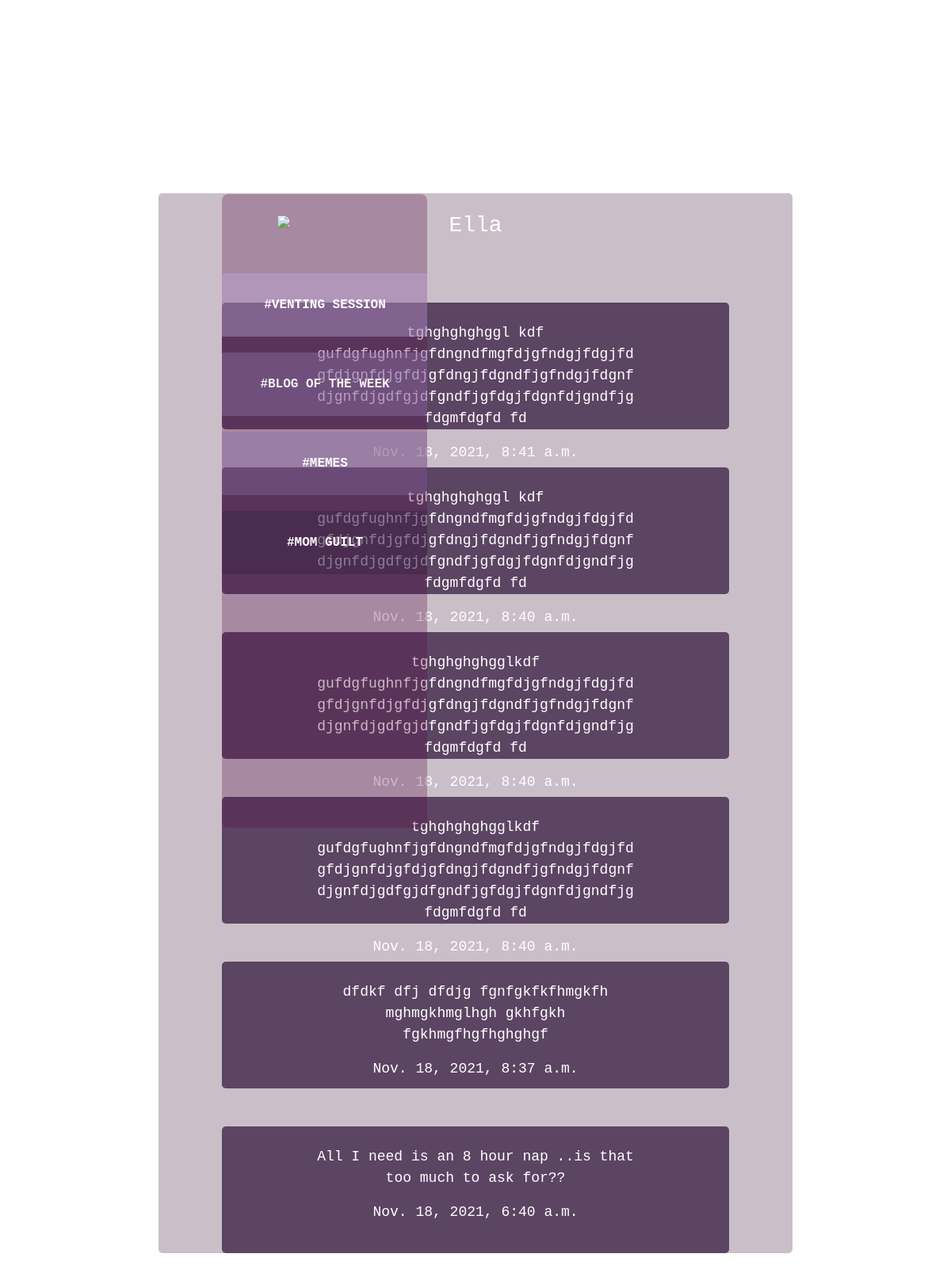
Before: /profile/4/ with the older database file.
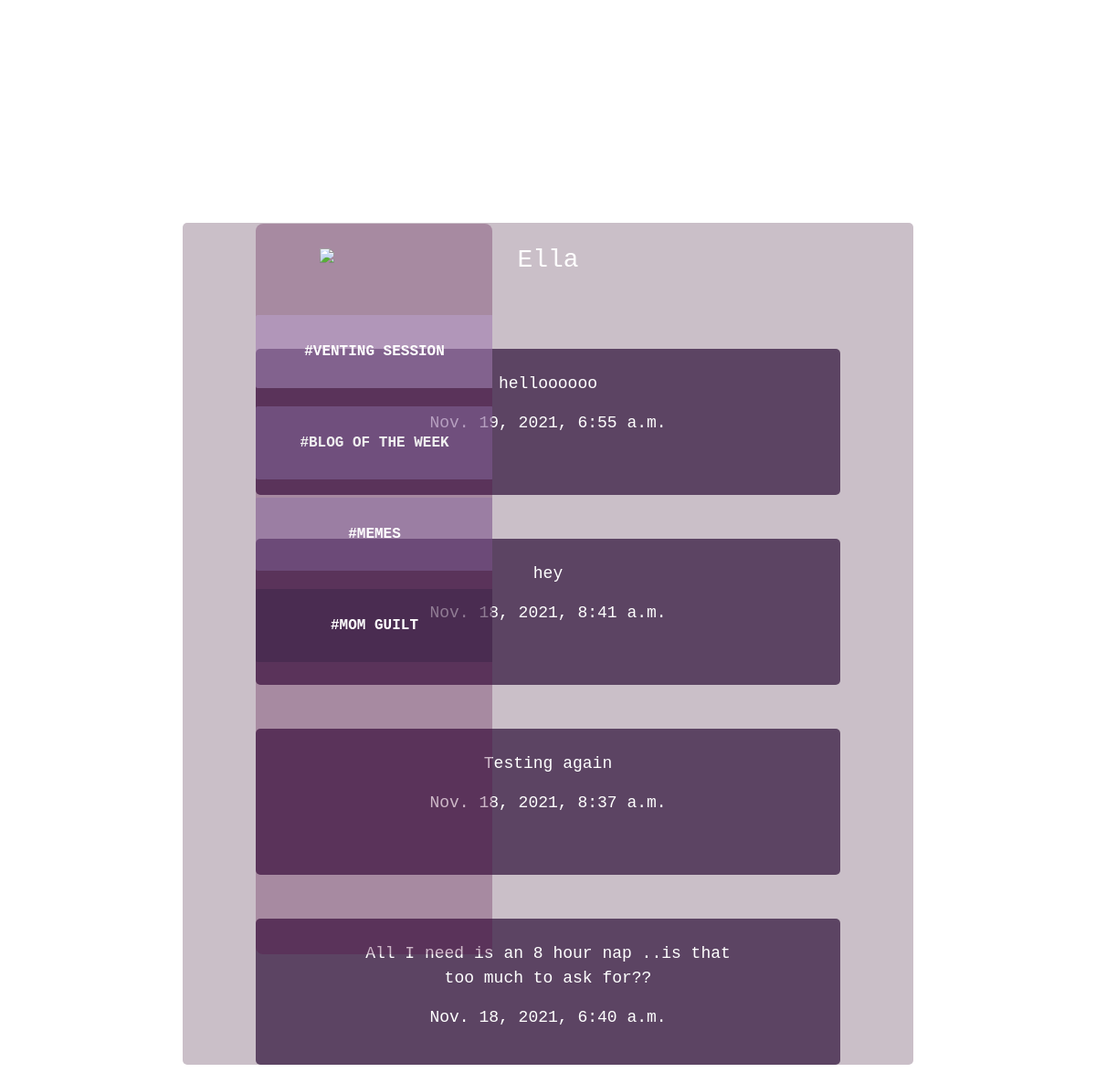
After: the same page with the newer database file.
### main_app/models.py (models this page shows)
class Post(models.Model):
    body = models.TextField()
    created_at = models.DateTimeField(auto_now_add=True)
    mama = models.ForeignKey(User, on_delete=models.CASCADE)

### main_app/views.py (the view)
# urls.py: path('profile/<int:pk>/', views.Profile.as_view(), name="profile"),
class Profile(TemplateView):
    def get(self, request, pk, *args, **kwargs):
        profile = UserProfile.objects.get(pk=pk)
        user = profile.user
        posts = Post.objects.filter(mama=user).order_by('-created_at')
        context = {
            'user': user,
            'profile': profile,
            'posts': posts
        }
        return render(request, 'profile.html', context)

### main_app/templates/profile.html (shortened to what this page needs)
{% extends 'base.html' %}
{% block content %}
{% include 'sidebar.html' %}
<body class="feed" style="background-image: url('https://imgur.com/Sz7NTZC.png');
background-position: center;
background-repeat: no-repeat;
background-size: cover;
padding-top: 100px;
background-attachment: fixed;
">
<div class="container"
style="background-color: rgba(49, 6, 39, 0.253);
    width: 50rem; align-items:center;border-radius: 5px;
   ">
    <div class="row justify-content-center mt-5"
    style="color:white;
     font-family: 'Courier New', Courier, monospace;
     text-align: center;
     font-weight: bolder;
     font-size: 30px;
    ">
            {% if profile.name %}
            <h3 class="py-4">{{ profile.name }}
                <span>
                    {% if request.user == user %}
                    {% endif %}
                </span>
                {% else %}
                <h3 class="py-4">{{ user.username }}
                </h3>
                {% endif %}
        </div>
    {% for post in posts %}
    <div class="row justify-content-center mt-5"
    style="width: 40rem; height: 10rem; text-align: center; margin: 0 auto; float: none; margin-bottom: 20px;
        background-color: rgba(32, 1, 42, 0.644);
        position: sticky;
        font-family: 'Courier New', Courier, monospace;
        color:rgb(255, 255, 255);border-radius: 5px;
        font-size: 18px;
        padding-top: 25px;
        overflow-wrap:break-word;
        ">
        <div class="col-md-8 col-sm-12 position-relative" style="text-align: center;">
            <p>{{ post.body }}</p>
            <p>{{ post.created_at }}</p>
        </div>
    </div>
    {% endfor %}
</div>
{% endblock content %}

Changed rows visible on the page:
removed Post: body "tghghghghggl kdf gufdgfughnfjgfdngndfmgfdjgfndgjfdgjfdgfdjgnfdjgfdjgfdngjfdgndfjgfndgjfdgnfdjgnfdjgdfgjdfgndfjgfdgjfdgnfdjgndfjgfdgmfdgfd fd", created_at "Nov. 18, 2021, 8:40 a.m."
removed Post: body "tghghghghgglkdf gufdgfughnfjgfdngndfmgfdjgfndgjfdgjfdgfdjgnfdjgfdjgfdngjfdgndfjgfndgjfdgnfdjgnfdjgdfgjdfgndfjgfdgjfdgnfdjgndfjgfdgmfdgfd fd", created_at "Nov. 18, 2021, 8:40 a.m."
removed Post: body "tghghghghgglkdf gufdgfughnfjgfdngndfmgfdjgfndgjfdgjfdgfdjgnfdjgfdjgfdngjfdgndfjgfndgjfdgnfdjgnfdjgdfgjdfgndfjgfdgjfdgnfdjgndfjgfdgmfdgfd fd", created_at "Nov. 18, 2021, 8:40 a.m."
added Post: body "helloooooo", created_at "Nov. 19, 2021, 6:55 a.m."
changed Post: body "tghghghghggl kdf gufdgfughnfjgfdngndfmgfdjgfndgjfdgjfdgfdjgnfdjgfdjgfdngjfdgndfjgfndgjfdgnfdjgnfdjgdfgjdfgndfjgfdgjfdgnfdjgndfjgfdgmfdgfd fd" → "hey"
changed Post: body "dfdkf dfj dfdjg fgnfgkfkfhmgkfh mghmgkhmglhgh gkhfgkh fgkhmgfhgfhghghgf" → "Testing again"
